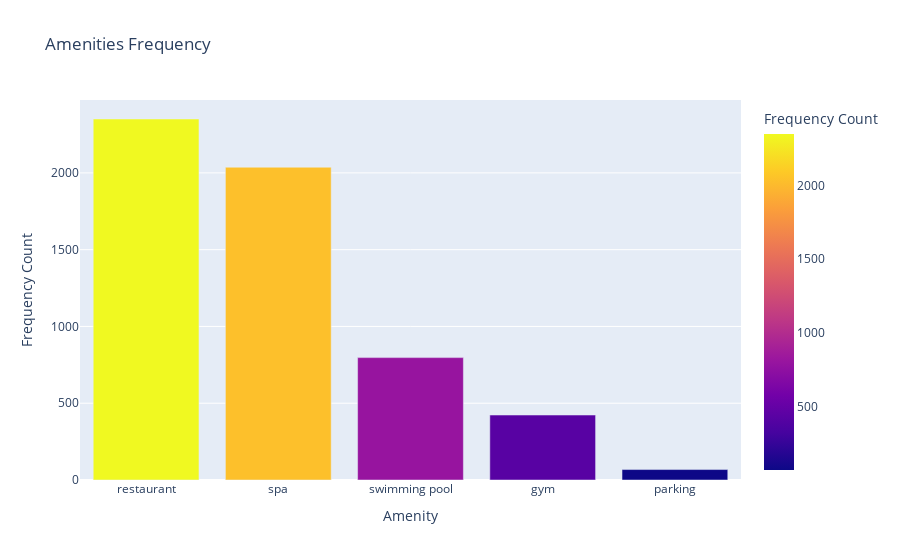

Source (notebook cell):
### Code cell
fig = px.bar(amenities_df, x='Amenity', y='Frequency', title='Amenities Frequency',
             labels={'Frequency': 'Frequency Count', 'Amenity': 'Amenity'},
             color='Frequency')
fig.show()

### Figure 1 — Plotly figure (JSON) as saved in the notebook; plotly's stock layout.template omitted (floating-point values rounded to 4 significant figures)
{"data": [{"alignmentgroup": "True", "hovertemplate": "Amenity=%{x}<br>Frequency Count=%{marker.color}<extra></extra>", "legendgroup": "", "marker": {"color": [2351, 2037, 797, 423, 68], "coloraxis": "coloraxis", "pattern": {"shape": ""}}, "name": "", "offsetgroup": "", "orientation": "v", "showlegend": false, "textposition": "auto", "type": "bar", "x": ["restaurant", "spa", "swimming pool", "gym", "parking"], "xaxis": "x", "y": [2351, 2037, 797, 423, 68], "yaxis": "y"}], "layout": {"barmode": "relative", "coloraxis": {"colorbar": {"title": {"text": "Frequency Count"}}, "colorscale": [[0, "#0d0887"], [0.1111, "#46039f"], [0.2222, "#7201a8"], [0.3333, "#9c179e"], [0.4444, "#bd3786"], [0.5556, "#d8576b"], [0.6667, "#ed7953"], [0.7778, "#fb9f3a"], [0.8889, "#fdca26"], [1, "#f0f921"]]}, "legend": {"tracegroupgap": 0}, "title": {"text": "Amenities Frequency"}, "xaxis": {"anchor": "y", "domain": [0, 1], "title": {"text": "Amenity"}}, "yaxis": {"anchor": "x", "domain": [0, 1], "title": {"text": "Frequency Count"}}}}
